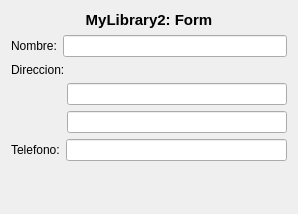
<?xml version="1.0" encoding="UTF-8"?>
<ui version="4.0">
 <class>MyLibrary2_Form</class>
 <widget class="QWidget" name="MyLibrary2_Form">
  <property name="geometry">
   <rect>
    <x>0</x>
    <y>0</y>
    <width>298</width>
    <height>214</height>
   </rect>
  </property>
  <property name="windowTitle">
   <string>Form</string>
  </property>
  <layout class="QVBoxLayout" name="verticalLayout_2">
   <item>
    <widget class="QLabel" name="label">
     <property name="font">
      <font>
       <pointsize>11</pointsize>
       <weight>75</weight>
       <bold>true</bold>
      </font>
     </property>
     <property name="text">
      <string>MyLibrary2: Form</string>
     </property>
     <property name="alignment">
      <set>Qt::AlignCenter</set>
     </property>
    </widget>
   </item>
   <item>
    <layout class="QHBoxLayout" name="horizontalLayout">
     <item>
      <widget class="QLabel" name="label_2">
       <property name="text">
        <string>Nombre:</string>
       </property>
      </widget>
     </item>
     <item>
      <widget class="QLineEdit" name="lineEdit"/>
     </item>
    </layout>
   </item>
   <item>
    <layout class="QVBoxLayout" name="verticalLayout">
     <item>
      <widget class="QLabel" name="label_3">
       <property name="text">
        <string>Direccion:</string>
       </property>
      </widget>
     </item>
     <item>
      <layout class="QHBoxLayout" name="horizontalLayout_2">
       <item>
        <spacer name="horizontalSpacer">
         <property name="orientation">
          <enum>Qt::Horizontal</enum>
         </property>
         <property name="sizeHint" stdset="0">
          <size>
           <width>38</width>
           <height>20</height>
          </size>
         </property>
        </spacer>
       </item>
       <item>
        <widget class="QLineEdit" name="lineEdit_2">
         <property name="sizePolicy">
          <sizepolicy hsizetype="Preferred" vsizetype="Fixed">
           <horstretch>0</horstretch>
           <verstretch>0</verstretch>
          </sizepolicy>
         </property>
         <property name="minimumSize">
          <size>
           <width>220</width>
           <height>0</height>
          </size>
         </property>
         <property name="maximumSize">
          <size>
           <width>200</width>
           <height>16777215</height>
          </size>
         </property>
        </widget>
       </item>
      </layout>
     </item>
     <item>
      <layout class="QHBoxLayout" name="horizontalLayout_3">
       <item>
        <spacer name="horizontalSpacer_2">
         <property name="orientation">
          <enum>Qt::Horizontal</enum>
         </property>
         <property name="sizeHint" stdset="0">
          <size>
           <width>38</width>
           <height>20</height>
          </size>
         </property>
        </spacer>
       </item>
       <item>
        <widget class="QLineEdit" name="lineEdit_3">
         <property name="minimumSize">
          <size>
           <width>220</width>
           <height>0</height>
          </size>
         </property>
        </widget>
       </item>
      </layout>
     </item>
    </layout>
   </item>
   <item>
    <layout class="QHBoxLayout" name="horizontalLayout_4">
     <item>
      <widget class="QLabel" name="label_4">
       <property name="text">
        <string>Telefono:</string>
       </property>
      </widget>
     </item>
     <item>
      <widget class="QLineEdit" name="lineEdit_4"/>
     </item>
    </layout>
   </item>
   <item>
    <spacer name="verticalSpacer">
     <property name="orientation">
      <enum>Qt::Vertical</enum>
     </property>
     <property name="sizeHint" stdset="0">
      <size>
       <width>20</width>
       <height>40</height>
      </size>
     </property>
    </spacer>
   </item>
  </layout>
 </widget>
 <resources/>
 <connections/>
</ui>
